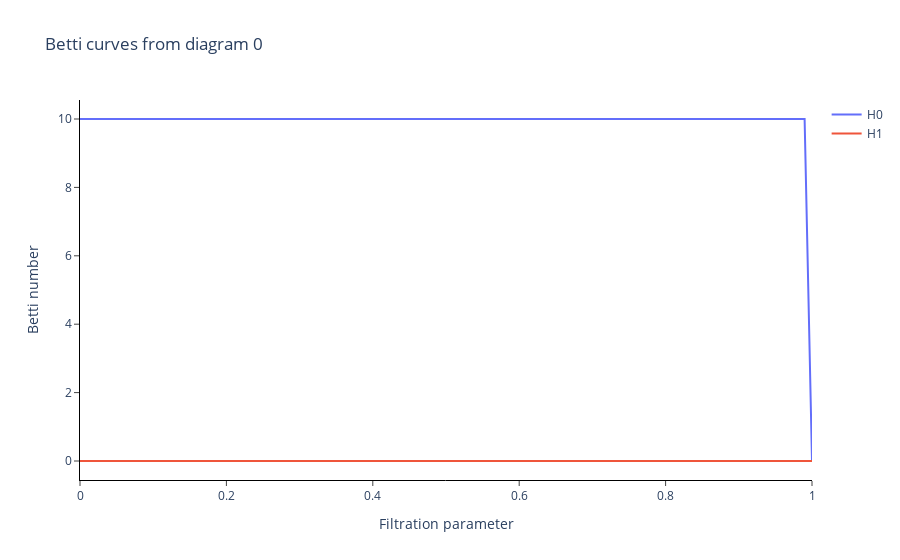

Notebook source saved alongside this figure:
### Code cell
plot_graph(adj_td_graph[900], labels[900])
